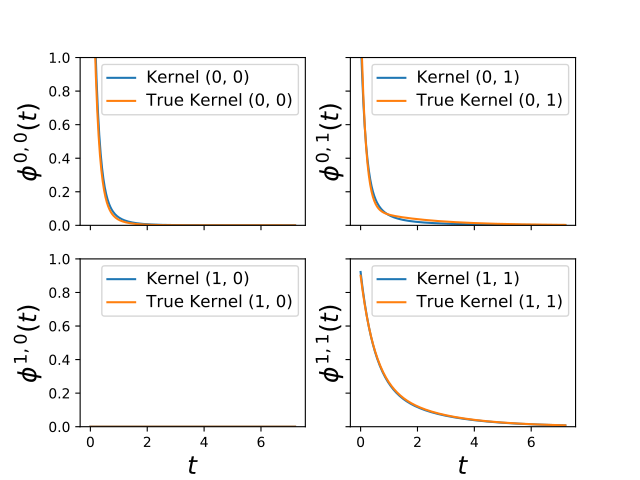

Source code (Python):
import matplotlib.pyplot as plt

from tick.plot import plot_hawkes_kernels
from tick.hawkes import SimuHawkesSumExpKernels, SimuHawkesMulti, \
    HawkesSumExpKern

end_time = 1000
n_realizations = 10

decays = [.5, 2., 6.]
baseline = [0.12, 0.07]
adjacency = [[[0, .1, .4], [.2, 0., .2]],
             [[0, 0, 0], [.6, .3, 0]]]

hawkes_exp_kernels = SimuHawkesSumExpKernels(
    adjacency=adjacency, decays=decays, baseline=baseline,
    end_time=end_time, verbose=False, seed=1039)

multi = SimuHawkesMulti(hawkes_exp_kernels, n_simulations=n_realizations)

multi.end_time = [(i + 1) / 10 * end_time for i in range(n_realizations)]
multi.simulate()

learner = HawkesSumExpKern(decays, penalty='elasticnet',
                           elastic_net_ratio=0.8)
learner.fit(multi.timestamps)

fig = plot_hawkes_kernels(learner, hawkes=hawkes_exp_kernels, show=False)

for ax in fig.axes:
    ax.set_ylim([0., 1.])
